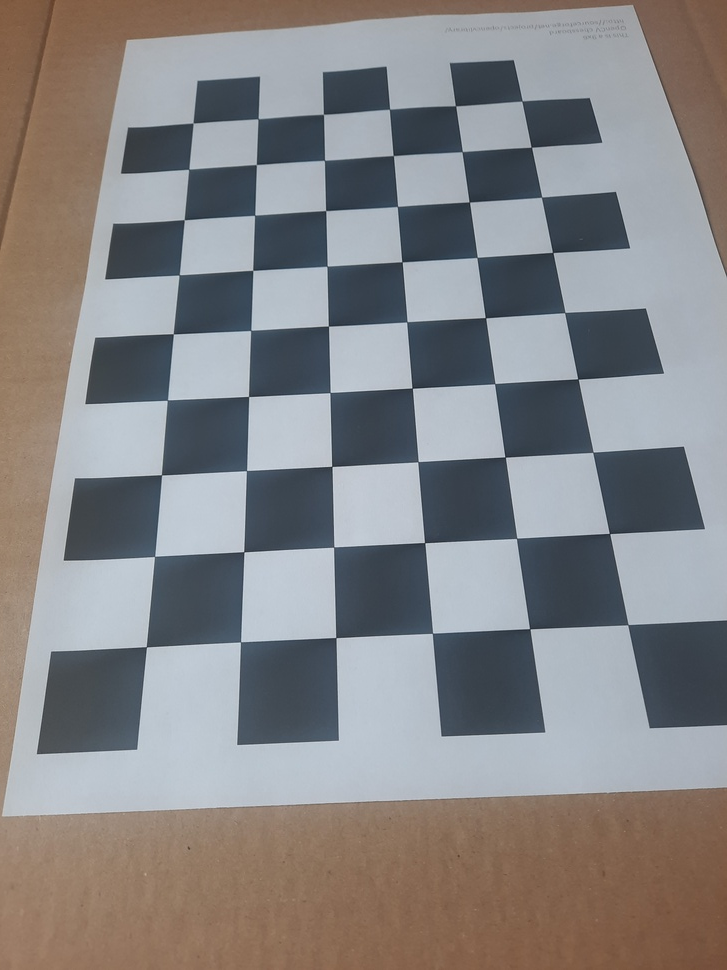
#> input picture data/images/cam0_chessboard1/IMG_20250505_150835.jpg, 727 x 970 px, shrunk from 3000 x 4000 before the run; its folder holds only this picture in this run
$ jupyter execute --allow-errors camera_calibration.ipynb
#> lines starting #> are read from the running program, lines starting #| are printed output that depends on the picture; after the words box and inside, x2 and y2 are one past the last pixel; in counts of white or black regions, pixels touching at a corner belong together; long printed decimals are rounded
# Camera Calibration with Multiple Chessboard Patterns

Camera calibration using images of different chessboard patterns:
1. First chessboard: 10×7 squares (9×6 inner corners), square size = 2.5 cm
2. Second chessboard: 10×8 squares (9×7 inner corners), square size = 2.0 cm

Official OpenCV tutorial: https://docs.opencv.org/4.x/dc/dbb/tutorial_py_calibration.html
##### Distortion coefficients:
$$D = (k_1 \quad k_2 \quad p_1 \quad p_2 \quad k_3)$$

##### Camera matrix:
$$K = \begin{bmatrix}
f_x & 0 & c_x \\
0 & f_y & c_y \\
0 & 0 & 1
\end{bmatrix}$$

[cell 1]
import numpy as np
import cv2
import glob
import os
import matplotlib.pyplot as plt

def camera_calibration(images_path, board_size, square_size, output_folder="../data/"):
    """
    Camera calibration function that handles different chessboard sizes and configurations.

    Parameters:
    -----------
    images_path : str
        Path to the folder containing calibration images
    board_size : tuple
        The inner corners of the chessboard pattern as (width, height)
    square_size : float
        The size of each square in the chessboard (in cm or mm)
    output_folder : str
        Path to save the calibration results (K.txt and D.txt)

    Returns:
    --------
    K : numpy.ndarray
        Camera matrix (3x3)
    D : numpy.ndarray
        Distortion coefficients
    """
#> called with images_path = '../data/images/cam0_chessboard1/', board_size = (9, 6), square_size = 2.5, output_folder = '../data/calibration_parameters1/'
    # Create output folder if it does not exist
    os.makedirs(output_folder, exist_ok=True)

    # Termination criteria for cornerSubPix algorithm
    criteria = (cv2.TERM_CRITERIA_EPS + cv2.TERM_CRITERIA_MAX_ITER, 30, 0.001)

    # Prepare object points based on the chessboard size
    # Like (0,0,0), (1,0,0), (2,0,0) ... etc. in world coordinate system
    objp = np.zeros((board_size[0] * board_size[1], 3), np.float32)

    # Fill in x,y coordinates, z remains 0 (assuming chessboard is on a flat surface)
    # Scale by square_size to get actual world coordinates in mm or cm
    objp[:, :2] = np.mgrid[0:board_size[0], 0:board_size[1]].T.reshape(-1, 2) * square_size

    # Arrays to store object points and image points
    objpoints = []  # 3D points in real world space
    imgpoints = []  # 2D points in image plane

    # Load images
    images = glob.glob(os.path.join(images_path, '*.jpg'))

    if len(images) == 0:
        # if no jpg files found
        images = glob.glob(os.path.join(images_path, '*.png'))
        if len(images) == 0:
            raise ValueError(f"No images found in {images_path}")

    print(f"Found {len(images)} images for calibration")

    found = 0
    for idx, fname in enumerate(images):
        img = cv2.imread(fname)
#> img is the input picture: shape (970, 727, 3); mean B, G, R 133.4, 132.4, 133.8
        if img is None:
            print(f"Failed to read image: {fname}")
            continue

        gray = cv2.cvtColor(img, cv2.COLOR_BGR2GRAY)
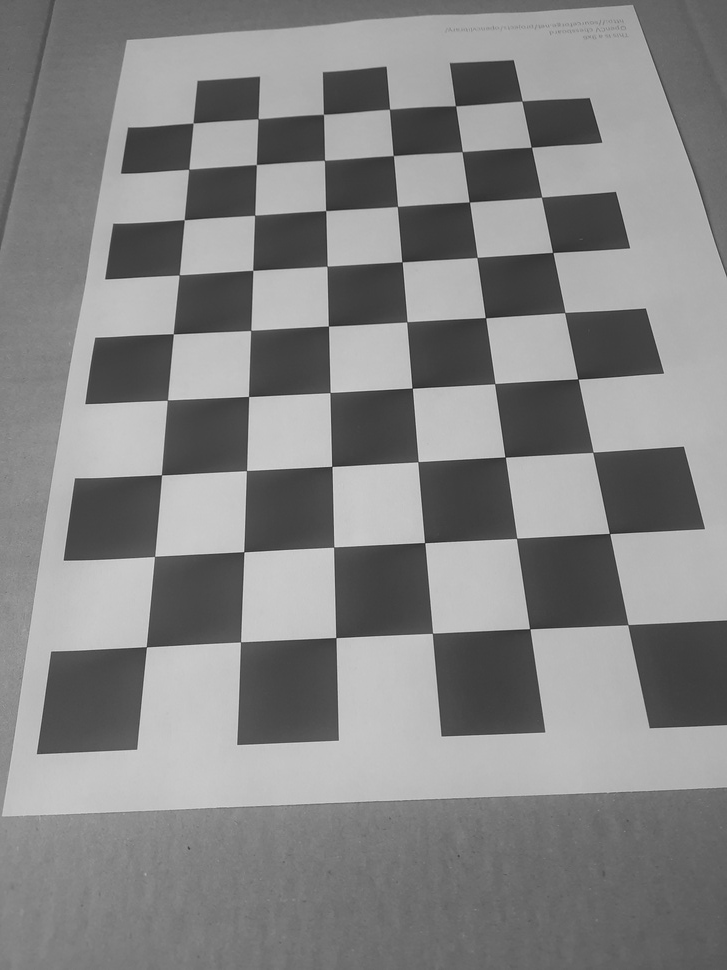
#> gray: shape (970, 727); min 29, max 221, mean 132.9

        # Find the chessboard corners
        ret, corners = cv2.findChessboardCorners(gray, board_size, None)
#> ret = True; corners = 54 rows, first 8: [146.4, 646.8], [154.5, 556.4], [161.5, 474.8], [167.3, 400.1], [173.3, 333.8], [179.1, 274.8], [184.2, 219.6], [188.6, 169.3]

        # If corners are found, add object points and refined image points
        if ret:
            objpoints.append(objp)

            # Refine corner positions
            corners2 = cv2.cornerSubPix(gray, corners, (11, 11), (-1, -1), criteria)
#> corners2 = 54 rows, first 8: [146.4, 646.7], [154.6, 556.4], [161.5, 474.8], [167.4, 400.2], [173.3, 333.8], [179.2, 274.9], [184.3, 219.7], [188.7, 169.3]
            imgpoints.append(corners2)

            # Draw the corners on the image
            img_corners = img.copy()
            cv2.drawChessboardCorners(img_corners, board_size, corners2, ret)
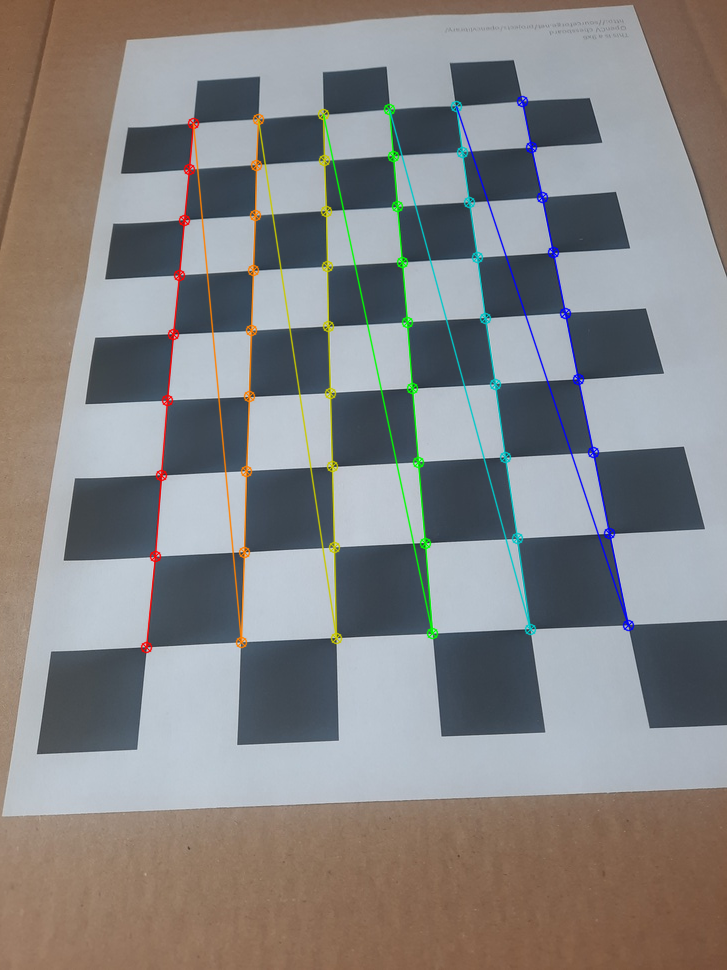
#> img_corners: shape (970, 727, 3); 3.07% of pixels changed, all inside (x1, y1, x2, y2) = (140, 95, 635, 654)

            # For visualization, show a sample of first successful image
            if found == 0:
                plt.figure(figsize=(10, 8))
                plt.imshow(cv2.cvtColor(img_corners, cv2.COLOR_BGR2RGB))
                plt.title('Detected Corners')
                plt.axis('off')
                plt.tight_layout()
                plt.savefig(os.path.join(output_folder, 'corner_detection.png'))
            found += 1

    plt.show()

    print(f"\nCalibration performed using {found} images")

    if found == 0:
        raise ValueError("No chessboard corners detected in any image. Check your board_size parameter.")

    # Perform camera calibration
    ret, K, D, rvecs, tvecs = cv2.calibrateCamera(objpoints, imgpoints, gray.shape[::-1], None, None)
#> ret = 0.415; K = [[544.9, 0, 356.9], [0, 555.6, 581.7], [0, 0, 1]]; D = [[0.025, -0.0499, 0.0017, 0.00248, 0.0277]]; rvecs = ([-0.28, -0.242, -1.6],); tvecs = ([-5.53, 1.66, 14.3],)

    # Save calibration results
    np.savetxt(os.path.join(output_folder, 'K.txt'), K)
    np.savetxt(os.path.join(output_folder, 'D.txt'), D)

    # Visualization of the calibration results
    # Calculate reprojection error
    mean_error = 0
    for i in range(len(objpoints)):
        imgpoints2, _ = cv2.projectPoints(objpoints[i], rvecs[i], tvecs[i], K, D)
        error = cv2.norm(imgpoints[i], imgpoints2, cv2.NORM_L2) / len(imgpoints2)
        mean_error += error
#> this loop made 1 pass
#> (error, mean_error) on pass 1: (0.0565, 0.0565)
#> after the loop, mean_error = 0.0565
    print(f"\nMean reprojection error: {mean_error/len(objpoints)}")
#| Mean reprojection error: 0.05646

    return K, D

#### First Chessboard: 10×7 squares (9×6 inner corners), square size = 2.5 cm
First camera: cam0

[cell 2]
# Parameters for the first chessboard
images_path1 = '../data/images/cam0_chessboard1/'
board_size1 = (9, 6)  # 9×6 inner corners
square_size1 = 2.5    # 2.5 cm per square
output_dir = '../data/calibration_parameters1/'
os.makedirs(output_dir, exist_ok=True)

K1, D1 = camera_calibration(images_path1, board_size1, square_size1, output_dir)
#> K1 = [[544.9, 0, 356.9], [0, 555.6, 581.7], [0, 0, 1]]; D1 = [[0.025, -0.0499, 0.0017, 0.00248, 0.0277]]

print("\nCalibration results for the first chessboard:")
print("Camera Matrix (K):")
print(K1)
#| [[544.943   0.         356.924]
#|  [  0.         555.607 581.742 ]
#|  [  0.           0.           1.        ]]
print("\nDistortion Coefficients (D):")
print(D1)
#| [[ 0.02505 -0.04993  0.001705  0.002479  0.02774]]

#### Second Chessboard: 10×8 squares (9×7 inner corners), square size = 2 cm
First camera: cam0

[cell 3]
# Parameters for the second chessboard
images_path2 = '../data/images/cam0_chessboard2/'
board_size2 = (9, 7)  # 9×7 inner corners
square_size2 = 2.0    # 2.0 cm per square
output_dir = '../data/calibration_parameters2/'
os.makedirs(output_dir, exist_ok=True)

K2, D2 = camera_calibration(images_path2, board_size2, square_size2, output_dir)
#> call 2 of camera_calibration, with images_path = '../data/images/cam0_chessboard2/', board_size = (9, 7), square_size = 2, output_folder = '../data/calibration_parameters2/'
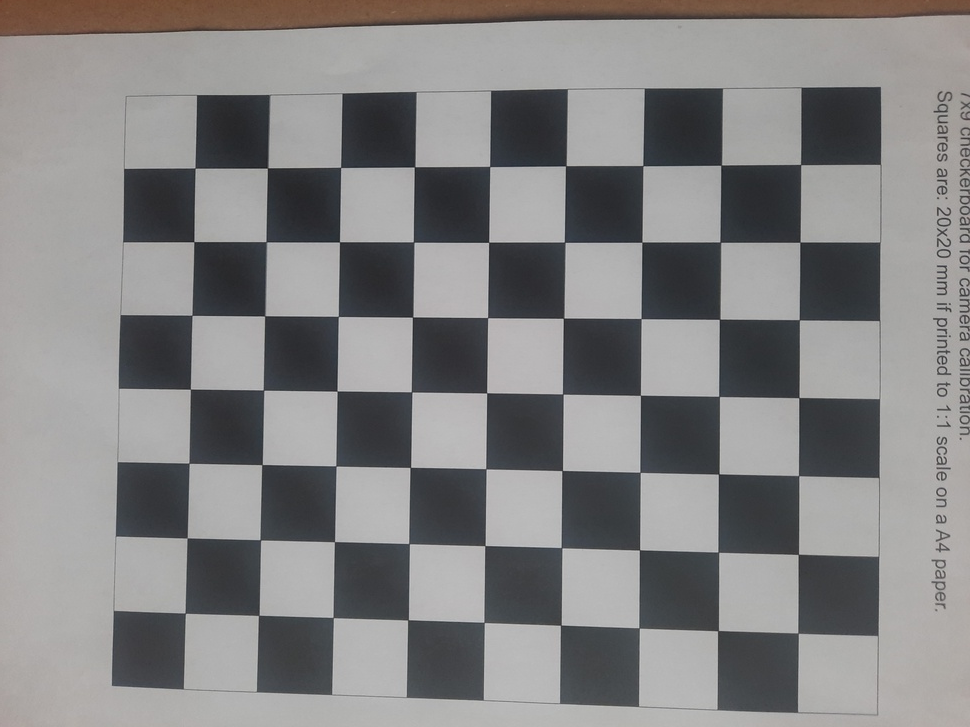
#> input picture data/images/cam0_chessboard2/IMG_20250505_191325.jpg, 970 x 727 px, shrunk from 4000 x 3000 before the run
#> in camera_calibration, img is the input picture: shape (727, 970, 3); mean B, G, R 130.9, 130.7, 131.6
#> in camera_calibration (call 2), `gray = cv2.cvtColor(img, cv2.COLOR_BGR2GRAY)`:
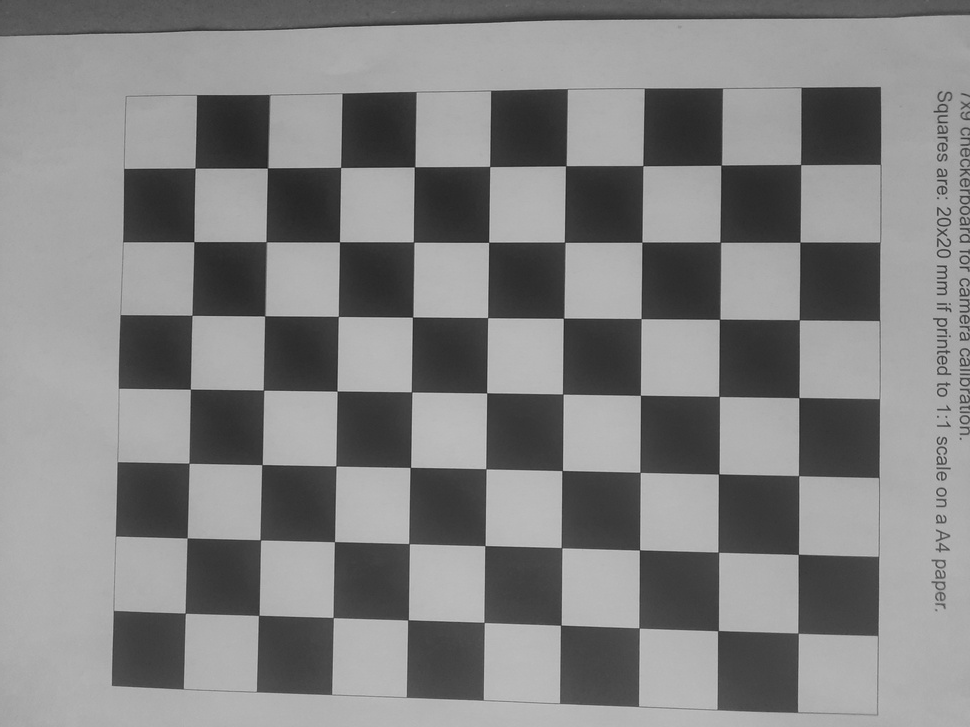
#> gray: shape (727, 970); min 24, max 206, mean 131
#> in camera_calibration (call 2), `ret, corners = cv2.findChessboardCorners(gray, board_size, None)`: ret = True; corners = 63 rows, first 8: [798, 633], [718.7, 630.3], [639.2, 628.2], [560.6, 625], [483.8, 622.1], [407.9, 620], [333.3, 617.9], [258.6, 615.2]
#> in camera_calibration (call 2), `corners2 = cv2.cornerSubPix(gray, corners, (11, 11), (-1, -1), criteria)`: corners2 = 63 rows, first 8: [798.1, 633.2], [718, 630.6], [639.1, 628], [560.7, 625.2], [484.1, 622.4], [408, 619.8], [333.2, 617.5], [258.7, 615.4]
#> in camera_calibration (call 2), `cv2.drawChessboardCorners(img_corners, board_size, corners2, ret)`:
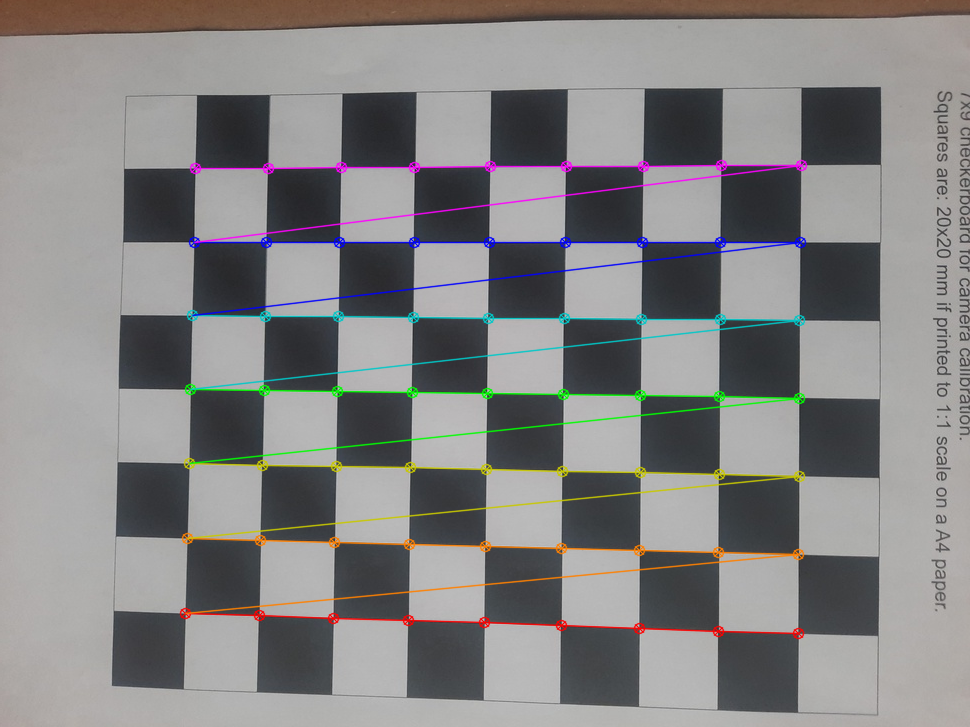
#> img_corners: shape (727, 970, 3); 4.08% of pixels changed, all inside (x1, y1, x2, y2) = (179, 159, 808, 640)
#> in camera_calibration (call 2), `ret, K, D, rvecs, tvecs = cv2.calibrateCamera(objpoints, imgpoints, gr..`: ret = 0.195; K = [[1852.9, 0, 371.7], [0, 1848.6, 330.6], [0, 0, 1]]; D = [[0.187, -1.16, -0.000823, -0.00329, 1.15]]; rvecs = ([-0.236, -0.073, -3.12],); tvecs = ([10.84, 7.71, 47.37],)
#> the loop in camera_calibration (call 2), `for i in range(len(objpoints)):` made 1 pass
#> (error, mean_error) on pass 1: (0.0246, 0.0246)
#> after the loop in camera_calibration (call 2), `for i in range(len(objpoints)):`: mean_error = 0.0246
#| Mean reprojection error: 0.02456
#> K2 has the same summary as K in camera_calibration; D2 = [[0.187, -1.16, -0.000823, -0.00329, 1.15]]

print("\nCalibration results for the second chessboard:")
print("Camera Matrix (K):")
print(K2)
#| [[1.85286534e+03 0.00000000e+00 3.71659170e+02]
#|  [0.00000000e+00 1.84864831e+03 3.30614766e+02]
#|  [0.00000000e+00 0.00000000e+00 1.00000000e+00]]
print("\nDistortion Coefficients (D):")
print(D2)
#| [[ 1.86659679e-01 -1.16494082e+00 -8.23470328e-04 -3.28657354e-03
#|    1.14660310e+00]]

#### First Chessboard: 10×7 squares (9×6 inner corners), square size = 2.5 cm
Second camera: cam2

[cell 4]
# Parameters for the first chessboard
images_path1 = '../data/images/cam2_chessboard1/'
board_size1 = (9, 6)  # 9×6 inner corners
square_size1 = 2.5    # 2.5 cm per square
output_dir = '../data/calibration_parameters3/'
os.makedirs(output_dir, exist_ok=True)

#> (the rest of this cell did not finish here and is left out)


print("\nCalibration results for the first chessboard:")
print("Camera Matrix (K):")
print(K1)
print("\nDistortion Coefficients (D):")
print(D1)

#### Second Chessboard: 10×8 squares (9×7 inner corners), square size = 2 cm
Second camera: cam2

[cell 5]
# Parameters for the second chessboard
images_path2 = '../data/images/cam2_chessboard2/'
board_size2 = (9, 7)  # 9×7 inner corners
square_size2 = 2.0    # 2.0 cm per square
output_dir = '../data/calibration_parameters4/'
os.makedirs(output_dir, exist_ok=True)

#> (the rest of this cell did not finish here and is left out)
